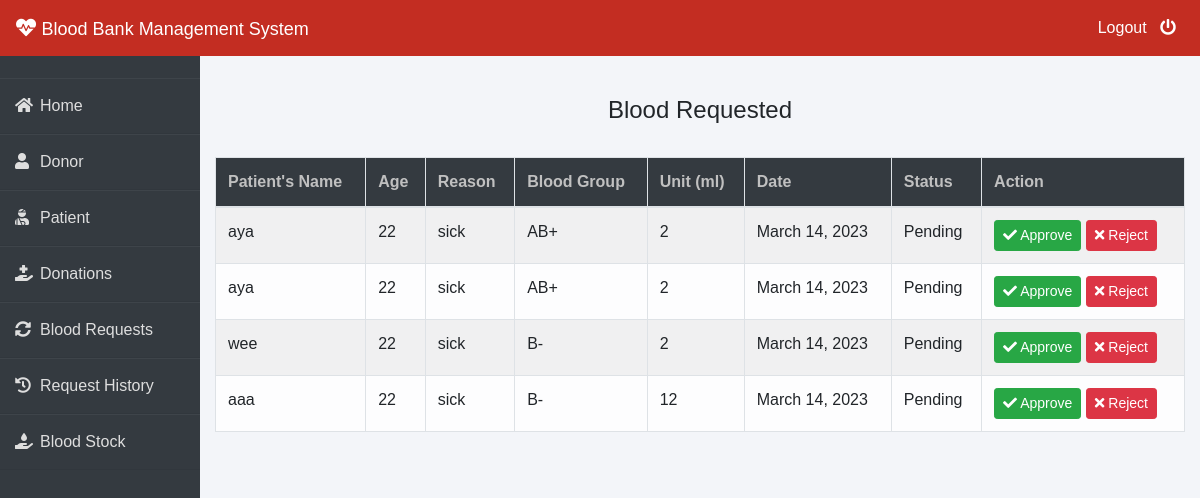
The page /admin-request (signed in) on the database its author committed.
### blood/models.py (models this page shows, shortened)
class RequestBllod(models.Model):
    donner_request = models.ForeignKey(dmodels.Donor, on_delete=models.CASCADE, null = True)
    patient_request = models.ForeignKey(pmodels.Patient, on_delete=models.CASCADE, null = True)
    pat_name =  models.CharField(max_length=50)
    pat_age = models.PositiveIntegerField()
    blood_type = models.CharField(max_length=50)
    unites_number = models.PositiveIntegerField(default=0)
    purpose = models.CharField(max_length=300)
    status = models.CharField(max_length=40 , default="Pending")
    date_req =models.DateField(auto_now=True)

### blood/views.py (the view)
# urls.py: path('admin-request', views.admin_request_view,name='admin-request'),
@login_required(login_url='adminlogin')
def admin_request_view(request):
    requests=models.RequestBllod.objects.all().filter(status='Pending')
    return render(request,'blood/admin_request.html',{'requests':requests})

### templates/blood/admin_request.html (shortened to what this page needs)
{% extends 'blood/adminbase.html' %}
{% block content %}
{% load widget_tweaks %}
{%load static%}
<br><br>
<div class="container">
    {% if requests %}
    <H4 class="text-center">Blood Requested</H4><br>
    <table class="table table-light table-hover table-bordered table-striped">
        <thead class="bg-dark">
            <tr>
                <th scope="col" style="color: rgb(192, 192, 192);">Patient's Name</th>
                <th scope="col" style="color: rgb(192, 192, 192);">Age</th>
                <th scope="col" style="color: rgb(192, 192, 192);">Reason</th>
                <th scope="col" style="color: rgb(192, 192, 192);">Blood Group</th>
                <th scope="col" style="color: rgb(192, 192, 192);">Unit (ml)</th>
                <th scope="col" style="color: rgb(192, 192, 192);">Date</th>
                <th scope="col" style="color: rgb(192, 192, 192);">Status</th>
                <th style="color: rgb(192, 192, 192);">Action</th>
            </tr>
        </thead>
        <tbody>
            {% for t in requests %}
            <tr>
                <td> {{t.pat_name}}</td>
                <td>{{t.pat_age}}</td>
                <td>{{t.purpose}}</td>
                <td>{{t.blood_type}}</td>
                <td>{{t.unites_number}}</td>
                <td>{{t.date_req}}</td>
                <td>{{t.status}}</td>
                <td>
                    <button class="btn btn-success btn-sm"><a  style="text-decoration: none;color: white;" href="{% url 'update-approve-status' t.id  %}"><i class="fa fa-check"></i> Approve</a> </button>
                    <button class="btn btn-danger btn-sm"><a  style="text-decoration: none;color: white;" href="{% url 'update-reject-status' t.id  %}"><i class="fa fa-times"></i> Reject</a> </button>
                </td>
            </tr>
            {% endfor %}
        </tbody>
    </table>
{% else %}
<div class="alert alert-danger" role="alert">
    No Blood Request By Patient/Donor!
  </div>
{% endif %}
</div>
{% endblock content %}

### templates/blood/adminbase.html (style rules this page uses)
* { margin: 0; padding: 0; box-sizing: border-box; list-style: none; text-decoration: none; font-family: 'Josefin Sans', sans-serif; }
body { background-color: #f3f5f9; }

### rows shown on the page
RequestBllod: pat_name "aya", pat_age "22", purpose "sick", blood_type "AB+", unites_number "2", date_req "March 14, 2023", status "Pending"
RequestBllod: pat_name "aya", pat_age "22", purpose "sick", blood_type "AB+", unites_number "2", date_req "March 14, 2023", status "Pending"
RequestBllod: pat_name "wee", pat_age "22", purpose "sick", blood_type "B-", unites_number "2", date_req "March 14, 2023", status "Pending"
RequestBllod: pat_name "aaa", pat_age "22", purpose "sick", blood_type "B-", unites_number "12", date_req "March 14, 2023", status "Pending"
